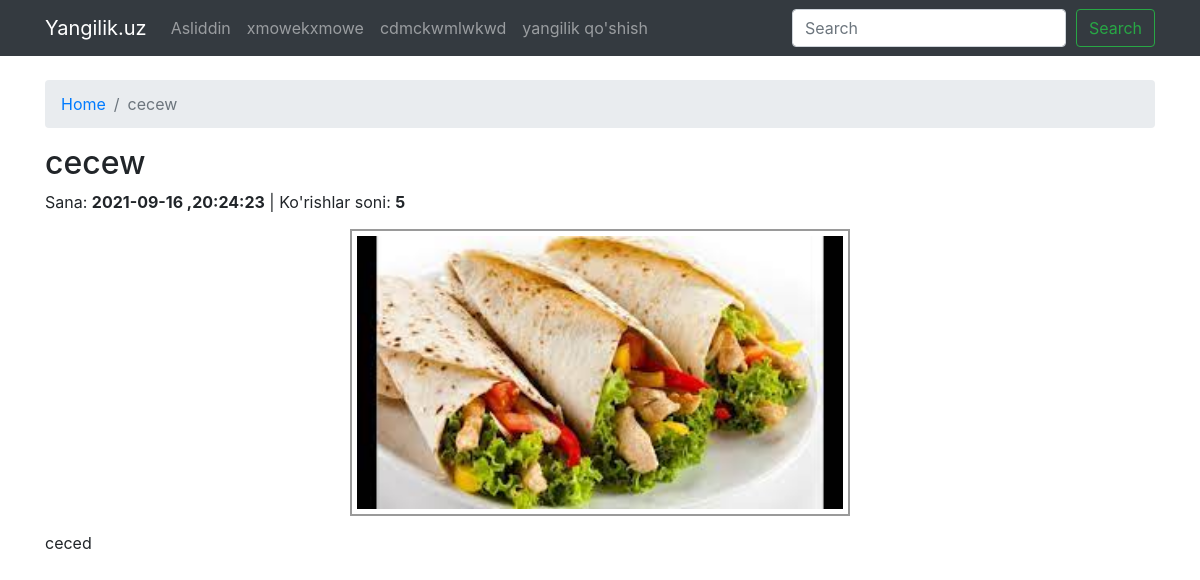
Screenshot of /cecew/ with the database file from the repository.
### models.py (models this page shows, shortened)
class Category(db.Model):
    id=db.Column('ID', db.Integer,primary_key=True)
    name=db.Column('Kategoriyalar nomi', db.String(255))

class News(db.Model):
    id = db.Column('ID', db.Integer, primary_key = True)
    title = db.Column('Sarlavha', db.String(255))
    slug = db.Column("Slug",db.String(255))
    content = db.Column('Mazmuni', db.Text)
    datetime = db.Column('Sana', db.DateTime, default=datetime.now)
    views = db.Column("Ko'rishlar soni", db.Integer, default=0)
    is_published=db.Column("chop etilishi", db.Boolean)
    photo=db.Column("Muqova rasmi", db.String(255),nullable=True)
    cat_id=db.Column(db.Integer,db.ForeignKey("category.ID"))

### News_vews.py (the view)
@app.route("/<string:slug>/")
def single_news_view(slug):
    single_news = News.query.filter_by(slug=slug).first_or_404()
    if single_news.views is None:
        single_news.views=0
    single_news.views=single_news.views+1
    db.session.commit()
    return render_template("client/single-news.html", yangilik=single_news)

### Context.py (called while the page is built)
@app.context_processor
def category_context_manager():
    cats=Category.query.all()
    return {"kategoriyalar": cats}

### templates/client/single-news.html
{% extends "client/base.html" %}
{% block main %}
  <div class="container mt-4">
    <ol class="breadcrumb">
      <li class="breadcrumb-item"><a href="{{ url_for('all_news_view') }}">Home</a></li>
      <li class="breadcrumb-item active" aria-current="page">{{yangilik.title}}</li>
    </ol>
    <h2>{{yangilik.title}}</h2>
    <div>
      {% if yangilik.datetime %}
      <span>Sana: <b>{{yangilik.datetime.strftime('%Y-%m-%d ,%H:%M:%S') }}</b></span>
      {% endif %}
      {% if yangilik.datetime and yangilik.views %}
      <span>|</span>
      {% endif %}
      {% if yangilik.views %}
      <span>Ko'rishlar soni: <b>{{yangilik.views}}</b></span>
      {% endif %}
    </div>
    <div style="display: flex; flex-direction: row; align-items: center; justify-content: center;">
      <img src="{{url_for('static', filename='uploads/images/') ~ yangilik.photo|safe}}" style="width: 500px; object-fit: cover; margin:15px; border: 2px solid rgba(51,51,51,0.493);padding: 5px;">
    </div>
    <p>{{yangilik.content}}</p>
  </div>
  {% endblock main%}

### templates/client/base.html (shortened to what this page needs)
<!DOCTYPE html>
<html lang="en">
<head>
    <link rel="stylesheet" href="https://maxcdn.bootstrapcdn.com/bootstrap/4.0.0/css/bootstrap.min.css"
>
</head>
<body>
    <nav class="navbar navbar-expand-lg navbar-dark bg-dark">
        <div class="container">
            <a class="navbar-brand" href="{{ url_for('all_news_view') }}">Yangilik.uz</a>
            <div class="collapse navbar-collapse" id="navbarSupportedContent">
                <ul class="navbar-nav mr-auto">
                    {% for kat in kategoriyalar %}
                    <li class="nav-item ">
                        <a class="nav-link" href="{{ url_for('all_news_view',category=kat.id) }}"> {{kat.name}}</a>
                    </li>
                    {% endfor %}
                    <li class="nav-item">
                        <a class="nav-link" href="{{url_for('add_news_view')}}">yangilik qo'shish</a>
                    </li>
                </ul>
            </div>
            <form class="d-flex" method="get" action="{{ url_for('all_news_view') }}">
                <input class="form-control me-2" type="search"
                placeholder="Search" aria-label="Search"
                style="margin-right:10px;" name="soz"
                valvue="{% if qidirilgan_soz %} {{qidirilgan_soz}} {% endif %}"/>
                <button class="btn btn-outline-success" type="submit">Search</button>
            </form>
        </div>
    </nav>
    {% block main %}
    {% endblock main%}
</body>
</html>

### rows the page displays
Category: name "Asliddin"
Category: name "xmowekxmowe"
Category: name "cdmckwmlwkwd"
News: title "cecew", datetime "2021-09-16 ,20:24:23", views "5", Muqova rasmi (picture), content "ceced"
